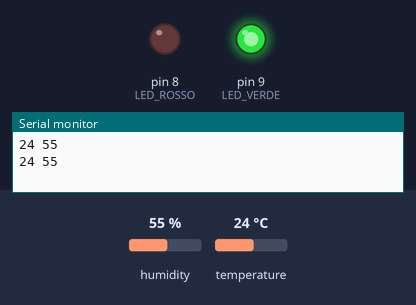
Bench run of a sketch on a simulated Arduino Uno, built with avr-gcc and run on an emulated ATmega328P. On the bench: output pins drawn as LEDs (lit = HIGH), the last lines printed to the serial monitor. The test bench sets the inputs (shaded band); at power-on: temperature 24 °C, humidity 55 %.

Above: at 1.8 s.
1.9 s: temperature set to 28 °C
At 2.8 s:
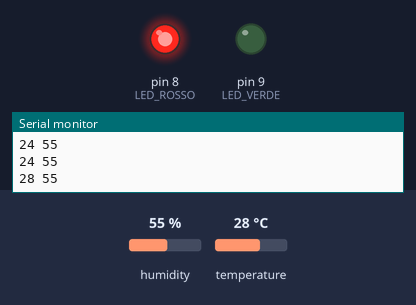
4.0 s: temperature set to 12 °C
At 4.9 s:
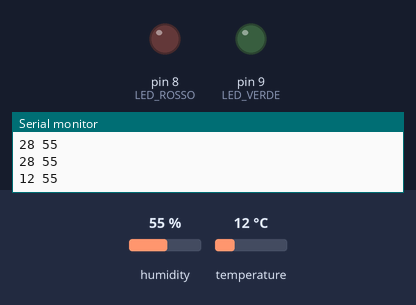
6.1 s: temperature set to 22 °C
7.8 s: temperature set to 25 °C
At 9.0 s:
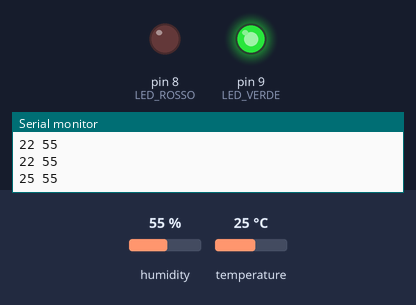
Timing chart, 0 to 10.8 s (numbered marks = the images above; inputs shaded):
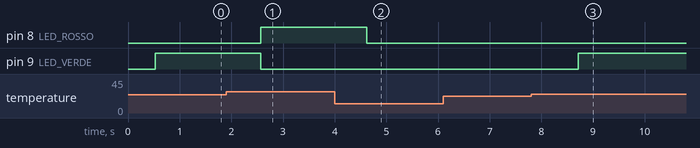

The sketch:

main_arduino.ino
```cpp
#include <DHT11.h>

DHT11 dht11(2);

const int LED_ROSSO = 8;
const int LED_VERDE = 9;

const int SOGLIA_SUPERIORE = 27;
const int SOGLIA_INFERIORE = 23;

int temp, umid;

void accendiLed(const int TEMPERATURA, const int SOGLIA_INFERIORE, const int SOGLIA_SUPERIORE) {

  digitalWrite(LED_ROSSO, LOW);
  digitalWrite(LED_VERDE, LOW);

  if (TEMPERATURA >= SOGLIA_SUPERIORE) {
    digitalWrite(LED_ROSSO, HIGH);
    digitalWrite(LED_VERDE, LOW);

  } else if (TEMPERATURA > SOGLIA_INFERIORE) {
    digitalWrite(LED_ROSSO, LOW);
    digitalWrite(LED_VERDE, HIGH);

  } else {
    digitalWrite(LED_ROSSO, LOW);
    digitalWrite(LED_VERDE, LOW);
  }
}

void setup() {
  pinMode(LED_ROSSO, OUTPUT);
  pinMode(LED_VERDE, OUTPUT);

  Serial.begin(9600);
}

void loop() {

  //LEGGE LA TEMPERATURA E L'UMIDITA
  temp = 0;
  umid = 0;

  // Attempt to read the temperature and humidity values from the DHT11 sensor.
  int result = dht11.readTemperatureHumidity(temp, umid);

  if (result == 0) {
    String messaggio = String(temp) + " " + String(umid);
    Serial.println(messaggio);

  } else Serial.println(DHT11::getErrorString(result));

  accendiLed(temp, SOGLIA_INFERIORE, SOGLIA_SUPERIORE);

  delay(500);
}
```

Measured:
- the behaviour switches between 26 and 27 °C on temperature (found by bisection; images 0 and 1)
- the behaviour switches between 23 and 24 °C on temperature (found by bisection; images 2 and 3)
- after the input at 1.9 s, pin 8 (LED_ROSSO): LOW → HIGH after 0.67 s; pin 9 (LED_VERDE): HIGH → LOW after 0.67 s
- after the input at 4.0 s, pin 8 (LED_ROSSO): HIGH → LOW after 0.62 s
- after the input at 7.8 s, pin 9 (LED_VERDE): LOW → HIGH after 0.91 s
